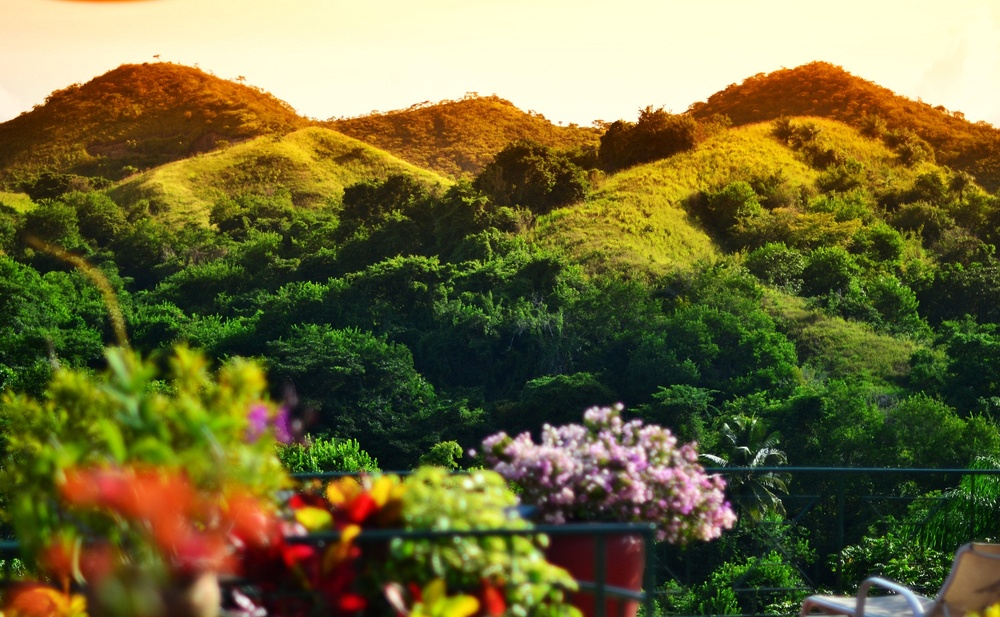
#> input picture images/tobago.jpg, 1000 x 617 px, shrunk from 1936 x 1194 before the run, found by its file name
$ python intro.py
#> lines starting #> are read from the running program, lines starting #| are printed output that depends on the picture
import cv2
import numpy as np
import matplotlib.pyplot as plt
image = cv2.imread('../parent/images/tobago.jpg')
#> image is the input picture: shape (617, 1000, 3); mean B, G, R 57.4, 105.2, 110.9
cv2.imshow('tobaco',image)
cv2.waitKey(0)
cv2.destroyAllWindows()
histogram = cv2.calcHist([image],[0],None,[256],[0,256])
#> histogram = 256 values, max 44483 at index 0, min 0 at index 252, mean 2410.2
plt.hist(image.ravel(),bins=256,range=[0,256])
plt.show()
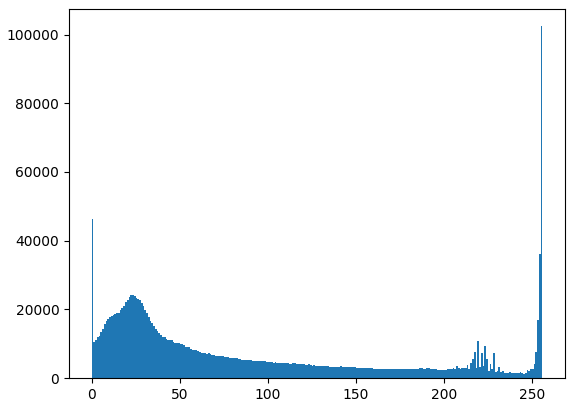
#> figure drawn by matplotlib, 1 panel; tallest bar 102420 high, from x = 255 to 256
color=['b','g','r']
for i,c in enumerate(color):
    hist = cv2.calcHist([image],[i],None,[256],[0,256])
    plt.plot(hist,color=c)
    plt.xlim([0,256])

plt.show()
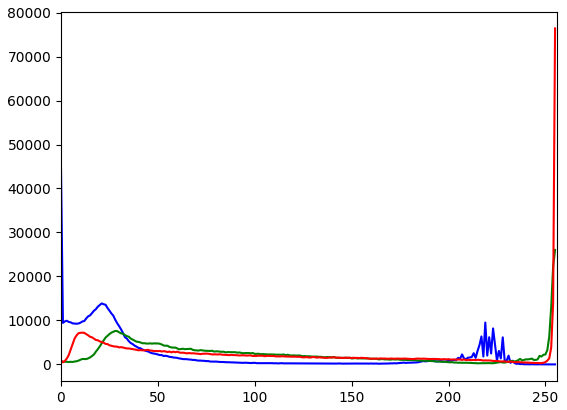
#> figure drawn by matplotlib, 1 panel; curve peaks at x = 0, y = 44483; curve peaks at x = 255, y = 26017; curve peaks at x = 255, y = 76402

$ run again, with images/Hillary.jpg copied over images/tobago.jpg
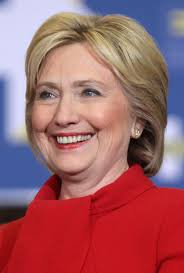
#> input picture images/Hillary.jpg, 184 x 273 px, found by its file name
#> image is the input picture: shape (273, 184, 3); mean B, G, R 104.2, 98.1, 159.7
#> histogram = 256 values, max 2293 at index 30, min 16 at index 1, mean 196.2
#> `plt.show()`:
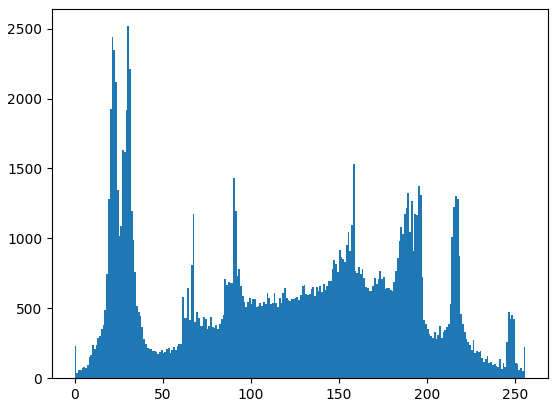
#> figure drawn by matplotlib, 1 panel; tallest bar 2517 high, from x = 30 to 31
#> `plt.show()`:
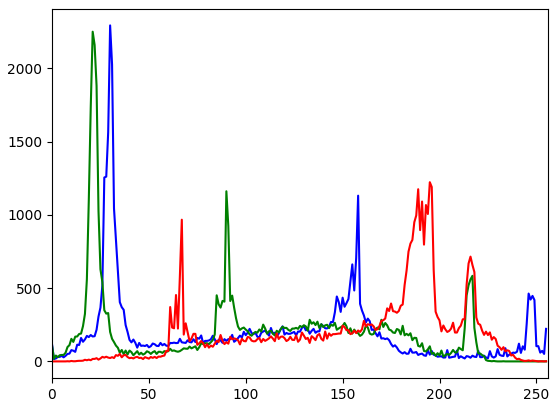
#> figure drawn by matplotlib, 1 panel; curve peaks at x = 30, y = 2293; curve peaks at x = 21, y = 2250; curve peaks at x = 195, y = 1223
